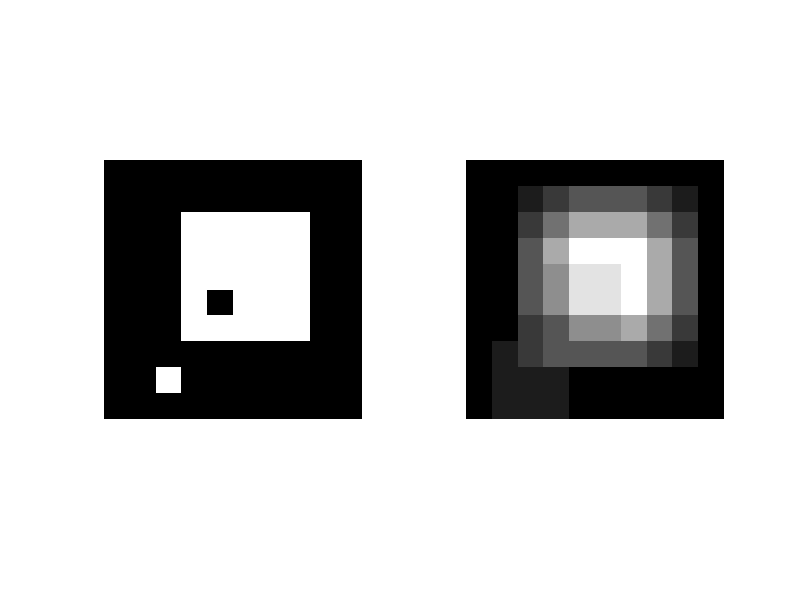

This chart was generated by the following MATLAB code: (Note: this script raises an error after producing the figure.)
clear
close all
a = zeros (10) ;% array of 10 x 10 zeros
for i =1:10
 for j =1:10
     if (i >2) && (i <8)
         if (j >3) && (j <9)
            a(i ,j) =90;
         end
     end
 end
 end

 a (9 ,3) =90;
 a (6 ,5) =0;

% Averag filtering %%
mask =[1 1 1; 1 1 1; 1 1 1].* (1/9) ;
averageImg = imfilter (a , mask );
% Plot
figure,
subplot (1 ,2 ,1) , imshow (a ,[])
subplot (1 ,2 ,2) , imshow ( averageImg ,[])


%% Averaging filter of image
 % Read Image
close all
img1 = rgb2gray ( imread ('eye2_1.png') );
img1 = imresize ( img1 ,[320 ,480]) ;
figure,imshow ( img1 ) , title ('Original image')

% Uniform weights
mask1 =[1 1 1; 1 1 1; 1 1 1].* (1/9) ;
averageImg = imfilter ( img1 , mask1 );
figure , imshow ( averageImg ) , title ('Uniform filtered / averaged image')

% nonuniform weights
mask2 =[1 2 1; 2 4 2; 1 2 1].* (1/16) ;
averageImg2 = imfilter ( img1 , mask2 );
figure , imshow ( averageImg2 ) ,title ('Non - uniform filtered / averaged image')

%% Gaussian function
close all
N = 3.0;
u= linspace (-N , N );
v=u ;
[X , Y ]= meshgrid (u , v);
z =1/2* pi .* exp ( -( X .^2/2) -(Y.^2/2) ) ; % sigma =1
figure,surf (X ,Y ,z);
shading interp
axis tight



%% Gaussian image filtering
close all
img1 = rgb2gray ( imread ('eye2_1.png'));
img1 = imresize ( img1 ,[320 ,480]);
figure,imshow ( img1 ) , title ('Original image')
hsize =30; % kernel size
for s =1:4:20 % iterate value of sigma
h = fspecial ('gaussian', hsize , s); % make kernel
outIm = imfilter ( img1 ,h); % filter image with kernel 'h'
figure , imshow ( outIm )
end

%% Unsharp mask
close all
img1 = imread ('eye2_1.png');
img1 = rgb2gray ( imresize ( img1 ,[320 ,480]) );

% blurred image with Uniform weights / Average
mask1 =[1 1 1; 1 1 1; 1 1 1].* (1/9) ; % average image
averageImg = imfilter ( img1 , mask1 );
sharpImg = img1 + ( img1 - averageImg );
figure , imshow ( sharpImg ) , title ('Sharpened Image')

% Second method for blurring
hsize =9; % kernel size
sigma =5;
h = fspecial ('gaussian', hsize , sigma ); % make kernel
gImg = imfilter ( img1 ,h); % filter image with kernel 'h'
sharpImg2 = img1 + ( img1 - gImg );
figure , imshow ( sharpImg2 ) ,title ('Sharpened Image : Gaussain Blur')


%% Noise removel
close all
img1 = rgb2gray ( imread ('noise_bridge.png')) ;
img1 = imresize ( img1 ,[320 ,480]) ;
imshow ( img1 ) , title ('Original image ')

% Gaussain filtering to remove noise
hsize =3; % kernel size
sigma =1;
h = fspecial ('gaussian', hsize , sigma ); % make kernel
gImg = imfilter ( img1 ,h); % filter image with kernel 'h'
figure , imshow ( gImg ) , title ('Gaussain filtered Image');

% Uniform weights
mask1 =[1 1 1; 1 1 1; 1 1 1].* (1/9) ;
averageImg = imfilter ( img1 , mask1 );
figure , imshow ( averageImg ) , title ('Uniform filtered / averaged image')

% Median Filtering
medImg = medfilt2 ( img1 );
figure , imshow ( medImg ) , title ('Median filtered Image');
